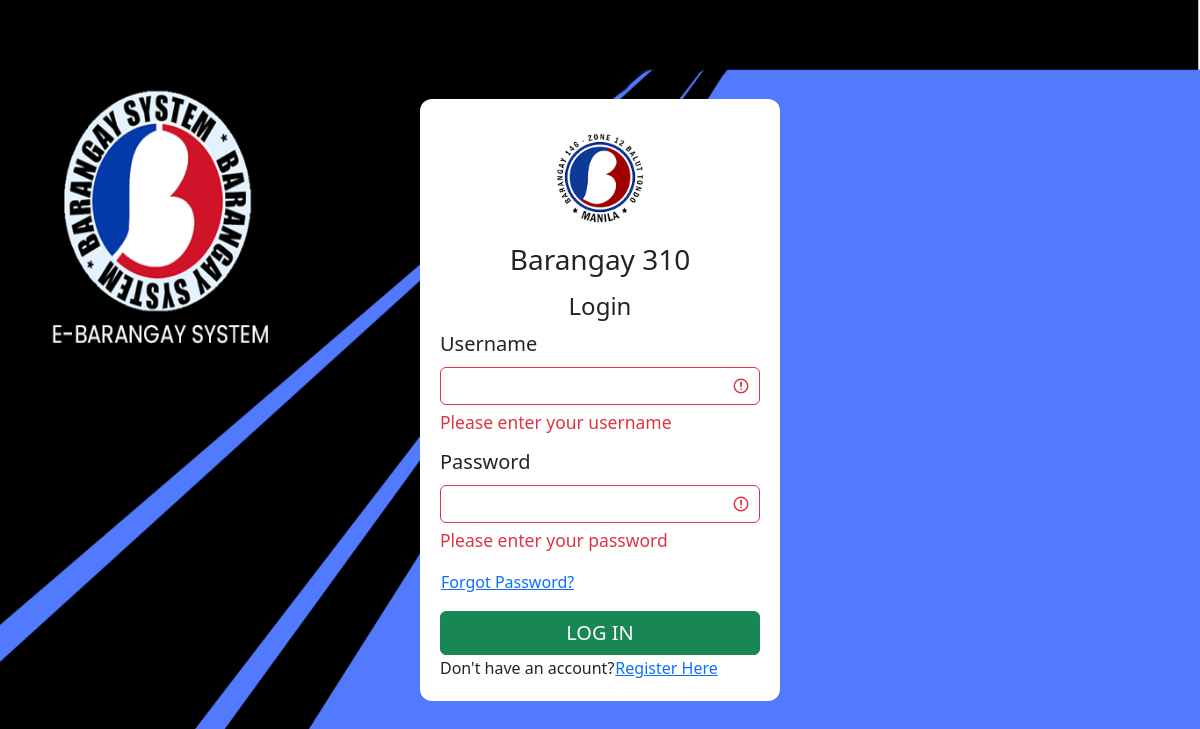
The app's page /Login/login.php with its own data.
### tables this page shows
CREATE TABLE `bgy_info` (
  `id` int(10) NOT NULL AUTO_INCREMENT,
  `color_theme` varchar(10) NOT NULL,
  `logo_url` text NOT NULL,
  `bgy_name` text NOT NULL,
  `vision` text DEFAULT NULL,
  `mission` text DEFAULT NULL,
  `city` varchar(50) DEFAULT NULL,
  `background_url` varchar(100) DEFAULT NULL,
  PRIMARY KEY (`id`)
);

### phpfiles/bgy_info.php (called while the page is built)
<?php
    include("connection.php");
    $query = "SELECT * FROM bgy_info;";
    $result = $conn -> query($query);
    $row = $result -> fetch_array();
?>

### Login/login.php (the view, shortened to what this page needs)
<?php
include("../phpfiles/connection.php");
?>
<!DOCTYPE html>
<html lang="en">
<head>
    <link rel="stylesheet" href="style.css">
    <link href="https://cdn.jsdelivr.net/npm/bootstrap@5.2.0/dist/css/bootstrap.min.css" rel="stylesheet">
    <link rel="stylesheet" href="https://cdnjs.cloudflare.com/ajax/libs/font-awesome/6.1.2/css/all.min.css"/>
</head>
<body background="images/<?php
        include("../phpfiles/bgy_info.php");
        echo $row[7];
        ?>">
    <div class="login">
        <div style="text-align: center;">
            <img src="../Admin/configuration/uploads/<?php echo $row[2]; ?>" width = "100" heigh ="100" class="mb-3 mt-2">
            <h3 class="mb-3">Barangay <?php echo $row[3]; ?></h3>
            <h4>Login</h4>
        </div>
        <form action="login_account.php" method="post">
            <div class="form-group was-validated">
                <label class="form-label" for="username">Username</label>
                <input class="form-control" type="text" name="username" id="username" required>
                <div class="invalid-feedback">
                    Please enter your username
                </div>
            </div>
            <div class="form-group was-validated">
                <label class="form-label" for="password">Password</label>
                <input class="form-control" type="password" name="password" id="password" required>
                <div class="invalid-feedback">
                    Please enter your password
                </div>
            </div>
            <button type="button" class="btn btn-link p-0">Forgot Password?</button>
            <input class="btn btn-success w-100" type="submit" name ="login" value="LOG IN">
        </form>
        <h6 class="d-inline align-middle">Don't have an account?</h6><button class="register btn btn-link p-0">Register Here</button>
    </div>
</body>
</html>

### Login/style.css (style rules this page uses)
body { height: 100vh; display: flex; align-items: center; justify-content: center; background-repeat: no-repeat; background-attachment: fixed; background-size: 100% 100%; }
.login { width: 360px; height: min-content; padding: 20px; border-radius: 12px; background: #ffffff; }
.login form { font-size: 20px; }
.login form .form-group { margin-bottom: 12px; }
.login form input[type="submit"] { font-size: 20px; margin-top: 15px; }

### records on screen
bgy_info: logo_url (picture), bgy_name "310"
